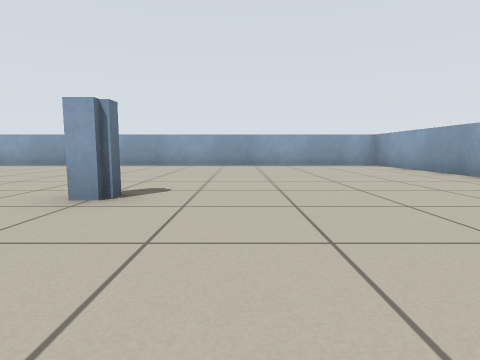
View 1 (above)

20 first-person views from a walk through a world built for the Player/Stage simulator. The camera is 0.5 m above the floor, tilts 6° down and sees 80° across. Floor lines are 1 m apart. The floor is counted in squares, 1 m on a side. Each view is taken from the middle of a square. On the plan, view 1 faces up. The plan holds only what a view shows up to about 9 squares ahead; the rest is blank. Robots are left out.

View 2
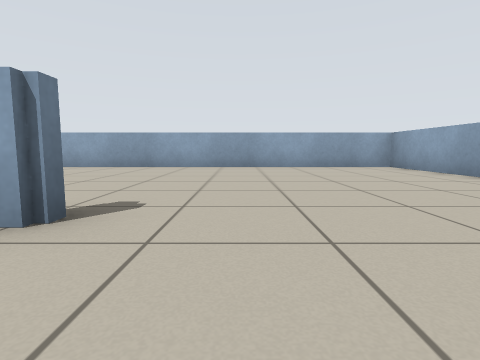

View 3
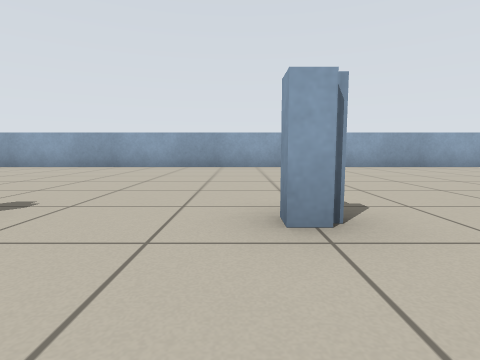

View 4
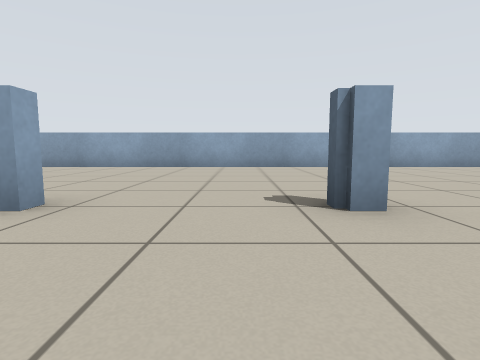

View 5
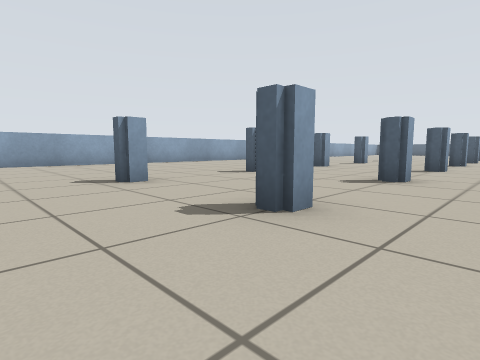

View 6
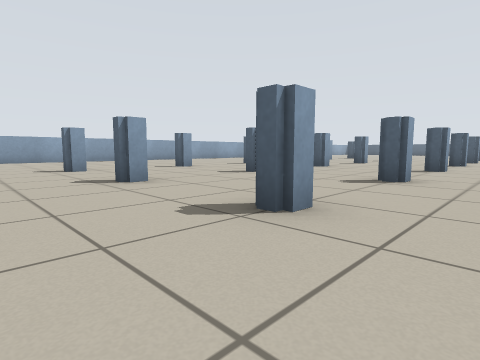

View 7
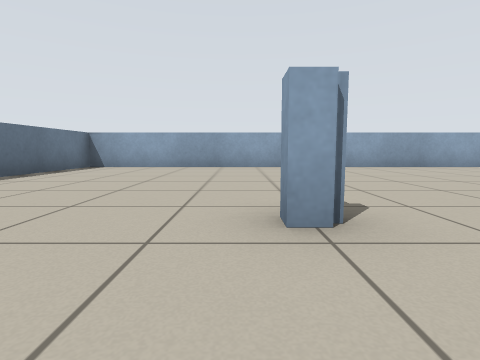

View 8
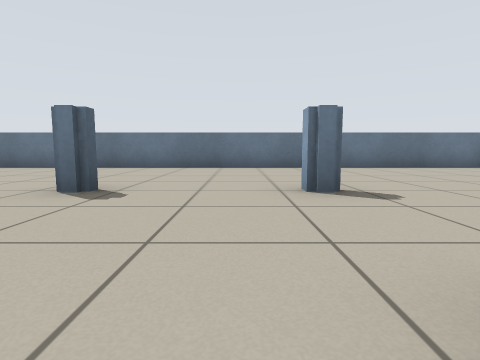

View 9
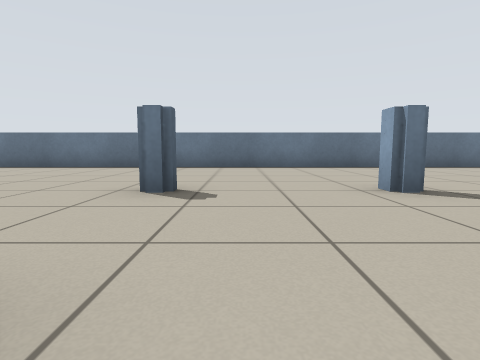

View 10
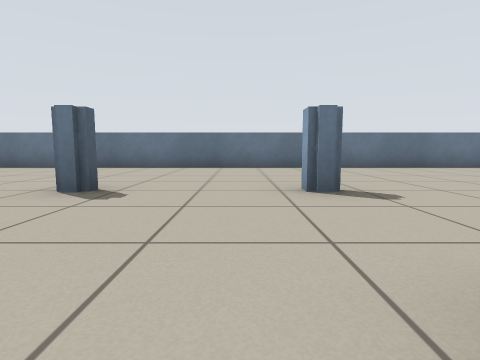

View 11
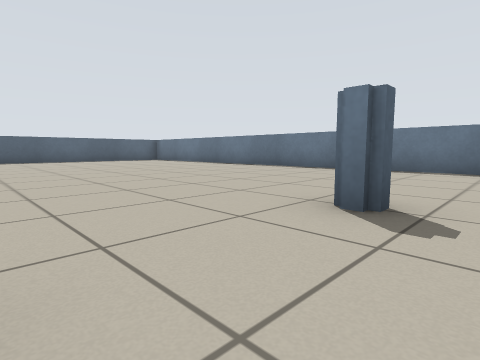

View 12
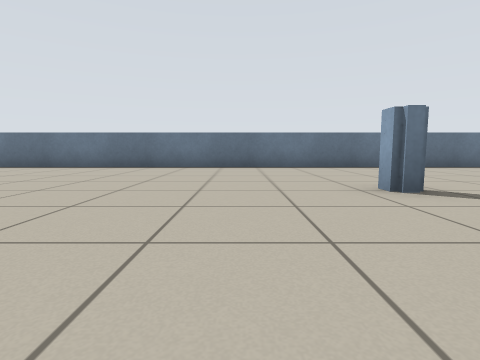

View 13
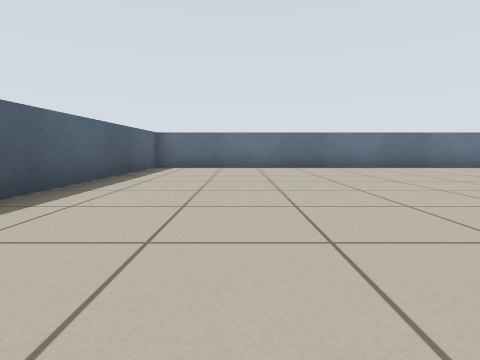

View 14
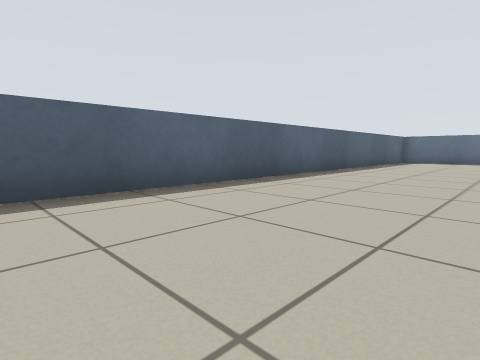

View 15
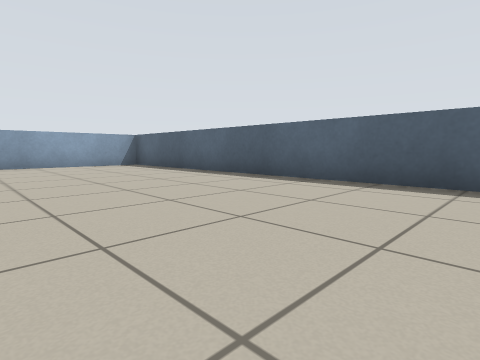

View 16
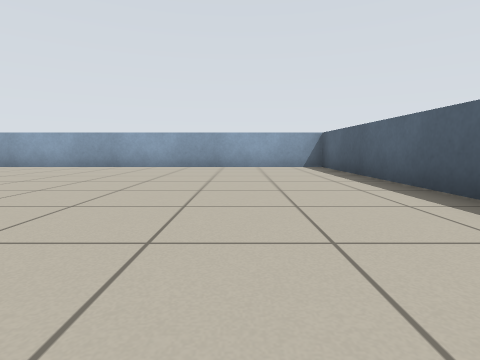

View 17
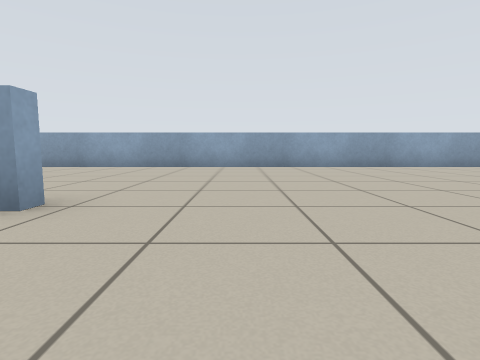

View 18
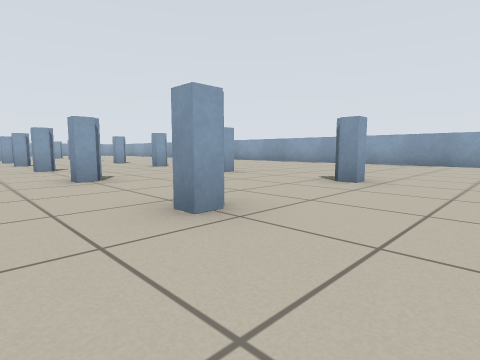

View 19
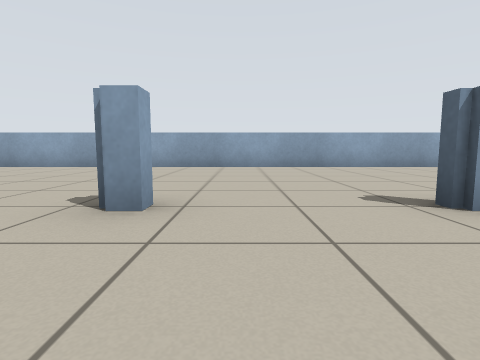

View 20
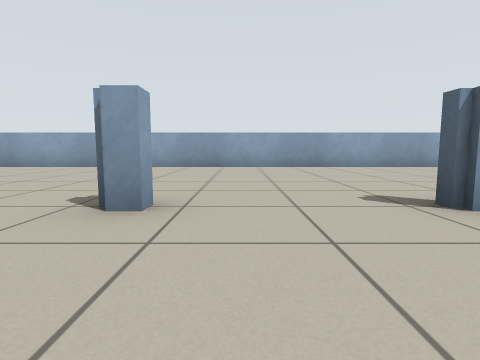

### Floor plan
Points are (right, up) in squares from view 1. A wall is a line through its corners. A room is listed if a view was taken in it or the views show most of it. See-through windows are left out.
Room 1 (views 1, 2, 3, 4, 5, 6, 7, 8, 9, 10, 11, 12, 13, 14, 15, 16, 17, 18, 19, 20)
walls: (-7.7, -9.2) (-7.7, -8.8) (-7.2, -8.8); (-4.2, -9.2) (-4.7, -9.2) (-4.7, -8.8) (-4.2, -8.8); (-7.7, -6.2) (-7.7, -5.8) (-7.2, -5.8); (-4.2, -6.2) (-4.7, -6.2) (-4.7, -5.8) (-4.2, -5.8); (-4.2, -12.2) (-4.8, -12.2); (-1.2, -9.2) (-1.7, -9.2) (-1.7, -8.8); (-10.3, -11.8) (-10.3, -12.2) (-10.8, -12.2); (-1.7, -6.2) (-1.7, -5.8) (-1.2, -5.8); (-10.3, -5.8) (-10.3, -6.2); (-1.7, -12.2) (-1.7, -11.8); (-4.7, -3.2) (-4.7, -2.8) (-4.2, -2.8); (-7.7, -3.2) (-7.7, -2.8) (-7.2, -2.8); (-4.2, -15.2) (-4.8, -15.2); (-10.3, -14.8) (-10.3, -15.2) (-10.8, -15.2); (-1.7, -3.2) (-1.7, -2.8); (-10.3, -2.8) (-10.3, -3.2) (-10.8, -3.2); (-1.7, -15.2) (-1.7, -14.8); (-4.7, -0.2) (-4.7, 0.2) (-4.2, 0.2); (-7.7, -0.2) (-7.7, 0.2) (-7.2, 0.2); (-1.7, -0.2) (-1.7, 0.2); (-10.3, 0.2) (-10.3, -0.2); (-4.2, 2.8) (-4.8, 2.8); (-1.2, 2.8) (-1.8, 2.8); (-10.3, 3.2) (-10.3, 2.8) (-10.8, 2.8); (-15.4, -27.4) (4.4, -27.4) (4.4, 9.4) (-15.4, 9.4) (-15.4, -27.4)

Positions as (right, up) in squares from view 1, and headings:
1: (0, 0), facing up
2: (0, 1), facing up
3: (-5, 1), facing up
4: (-4, 1), facing right
5: (-6, 2), facing down-right
6: (-9, 2), facing down-right
7: (-11, 1), facing up
8: (-7, 2), facing left
9: (-7, -5), facing left
10: (-7, -13), facing left
11: (-8, -14), facing down-left
12: (-7, -17), facing left
13: (-7, -25), facing left
14: (-3, -24), facing down-left
15: (-5, -23), facing down-right
16: (-4, -25), facing right
17: (-4, -17), facing right
18: (-6, -17), facing up-right
19: (-4, -13), facing right
20: (-4, -7), facing right
